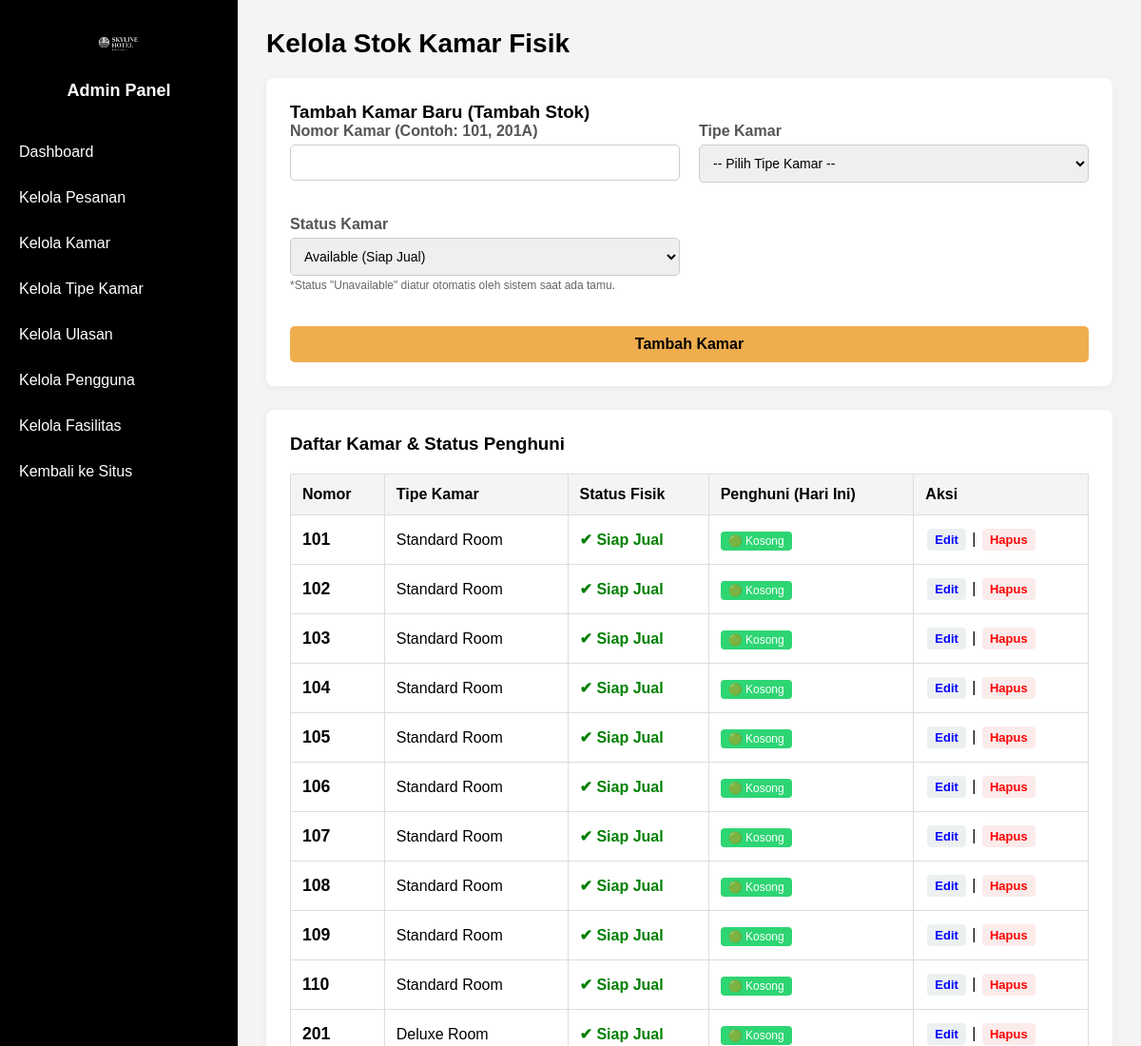
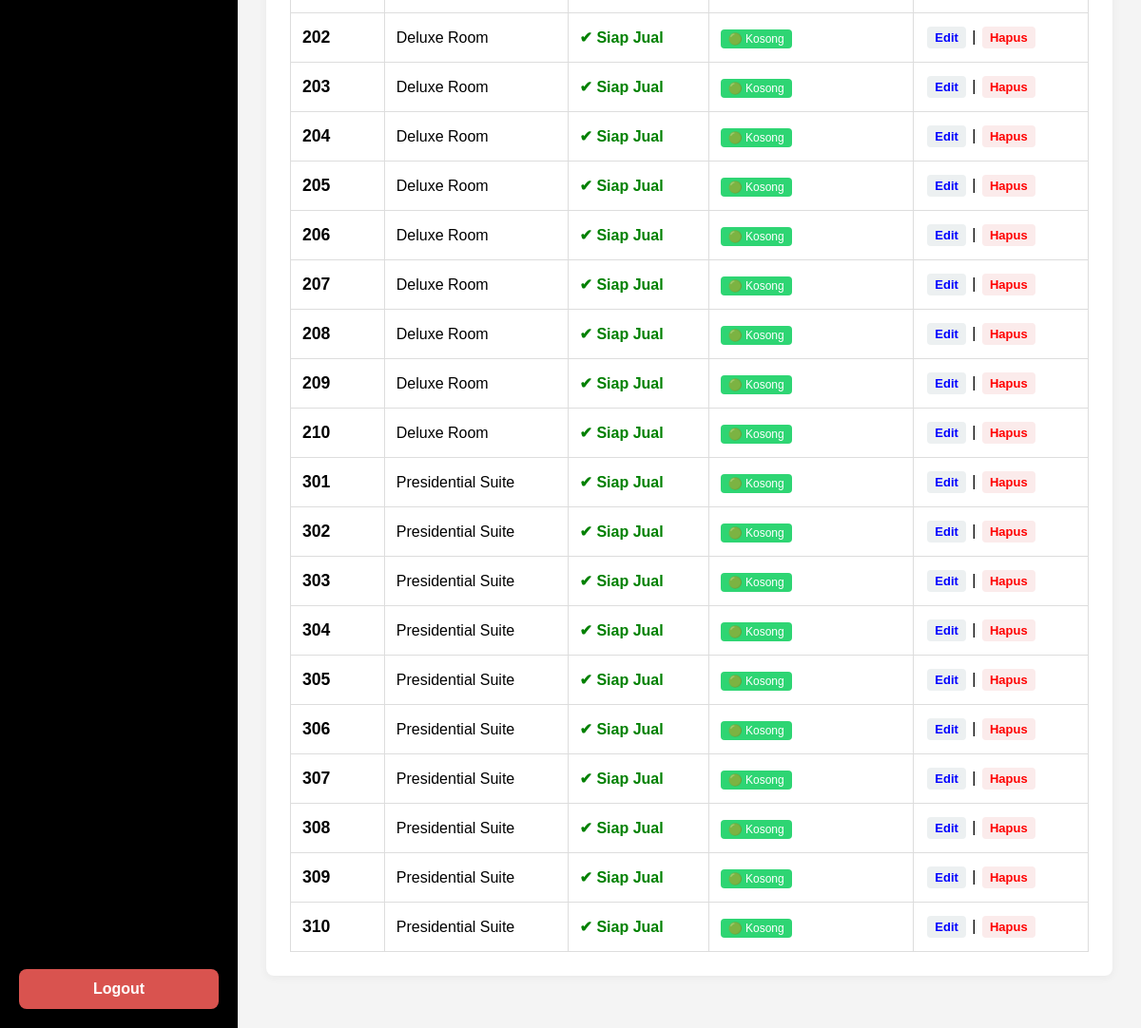
The app's page /admin/manage_rooms.php (signed in) with its own data (2 pictures, top to bottom).
### tables this page shows
CREATE TABLE `rooms` (
  `room_id` int(11) NOT NULL,
  `room_type_id` int(11) NOT NULL,
  `nomor_kamar` varchar(10) NOT NULL,
  `status` enum('Available','Unavailable','Maintenance') NOT NULL DEFAULT 'Available'
);

CREATE TABLE `room_types` (
  `room_type_id` int(11) NOT NULL,
  `nama_tipe` varchar(100) NOT NULL,
  `harga_weekdays` decimal(10,2) NOT NULL,
  `harga_weekend` decimal(10,2) NOT NULL,
  `deskripsi_tipe` text DEFAULT NULL,
  `foto_utama` varchar(255) DEFAULT NULL
);

### admin/manage_rooms.php (the view, shortened to what this page needs)
<?php
include '../includes/admin_header.php';
$edit_room = null;
try {
    $today = date('Y-m-d');
    $sql_rooms = "SELECT rooms.*, room_types.nama_tipe,
                  (
                    SELECT COUNT(*) FROM bookings b
                    WHERE b.room_id = rooms.room_id
                    AND b.status_booking IN ('Confirmed', 'Paid')
                    AND '$today' >= b.tanggal_check_in
                    AND '$today' < b.tanggal_check_out
                  ) as sedang_diinap
                  FROM rooms
                  JOIN room_types ON rooms.room_type_id = room_types.room_type_id
                  ORDER BY rooms.nomor_kamar ASC";
    $all_rooms_result = $mysqli->query($sql_rooms);
    $all_rooms = $all_rooms_result->fetch_all(MYSQLI_ASSOC);
} catch (Exception $e) {
    $message = "Error database: " . $e->getMessage();
    $message_type = 'error';
}
?>
<div class="content-header">
    <h1>Kelola Stok Kamar Fisik</h1>
</div>
<div class="admin-card">
    <h3><?php echo $edit_room ? 'Edit Kamar' : 'Tambah Kamar Baru (Tambah Stok)'; ?></h3>
    <form action="manage_rooms.php" method="POST" class="admin-form">
        <div class="form-group">
            <label for="nomor_kamar">Nomor Kamar (Contoh: 101, 201A)</label>
            <input type="text" id="nomor_kamar" name="nomor_kamar" value="<?php echo htmlspecialchars($edit_room['nomor_kamar'] ?? ''); ?>" required>
        </div>
        <div class="form-group">
            <label for="room_type_id">Tipe Kamar</label>
            <select id="room_type_id" name="room_type_id" required>
                <option value="">-- Pilih Tipe Kamar --</option>
            </select>
        </div>
        <div class="form-group">
            <label for="status">Status Kamar</label>
            <select id="status" name="status" required>
                <option value="Available" <?php echo (isset($edit_room) && $edit_room['status'] == 'Available') ? 'selected' : ''; ?>>Available (Siap Jual)</option>
            </select>
            <small style="color: #666; font-size: 12px;">*Status "Unavailable" diatur otomatis oleh sistem saat ada tamu.</small>
        </div>
        <div class="form-group"></div>
        <button type="submit" class="btn-admin"><?php echo $edit_room ? 'Update Data' : 'Tambah Kamar'; ?></button>
    </form>
</div>
<div class="admin-card">
    <h3>Daftar Kamar & Status Penghuni</h3>
    <div style="overflow-x: auto;">
        <table class="admin-table">
            <thead>
                <tr>
                    <th>Nomor</th>
                    <th>Tipe Kamar</th>
                    <th>Status Fisik</th>
                    <th>Penghuni (Hari Ini)</th> <th>Aksi</th>
                </tr>
            </thead>
            <tbody>
                <?php foreach ($all_rooms as $room): ?>
                <tr>
                    <td style="font-weight:bold; font-size:1.1rem;"><?php echo htmlspecialchars($room['nomor_kamar']); ?></td>
                    <td><?php echo htmlspecialchars($room['nama_tipe']); ?></td>
                    <td>
                        <?php if($room['status'] == 'Available'): ?>
                             <span style="color:green; font-weight:bold;">✔ Siap Jual</span>
                        <?php elseif($room['status'] == 'Unavailable'): ?>
                             <span style="color:orange; font-weight:bold;">⚠ Sedang Dipakai</span>
                        <?php else: ?>
                             <span style="color:red; font-weight:bold;">🛠 Perbaikan</span>
                        <?php endif; ?>
                    </td>
                    <td>
                        <?php
                            if ($room['status'] == 'Under Maintenance') {
                                echo '<span style="background:#ccc; color:#333; padding:3px 8px; border-radius:4px; font-size:12px;">Non-Aktif</span>';
                            } elseif ($room['sedang_diinap'] > 0) {
                                echo '<span style="background:#ff4757; color:white; padding:3px 8px; border-radius:4px; font-size:12px;">⛔ Ada Tamu</span>';
                            } else {
                                echo '<span style="background:#2ed573; color:white; padding:3px 8px; border-radius:4px; font-size:12px;">🟢 Kosong</span>';
                            }
                        ?>
                    </td>
                    <td class="action-links">
                        <a href="manage_rooms.php?action=edit&id=<?php echo $room['room_id']; ?>" class="edit-link" style="color:blue;">Edit</a>
                        |
                        <a href="manage_rooms.php?action=delete&id=<?php echo $room['room_id']; ?>" class="delete-link"
                           style="color:red;"
                           onclick="return confirm('Yakin ingin menghapus kamar <?php echo htmlspecialchars($room['nomor_kamar']); ?>?');">Hapus</a>
                    </td>
                </tr>
                <?php endforeach; ?>
            </tbody>
        </table>
    </div>
</div>
<?php
include '../includes/admin_footer.php';
?>

### assets/css/admin_style.css (style rules this page uses)
:root { --primary-color: #f0ad4e; --sidebar-bg: #000000; --sidebar-hover: #000000; --sidebar-text: #fff; --link-edit: #3498db; --link-delete: #d9534f; --link-rating: #f0ad4e; --bg-light: #f4f4f4; --bg-white: #ffffff; --text-dark: #000; --text-muted: #555; --border-color: #ddd; }
body, html, h1, h2, h3, p, ul, table { margin: 0; padding: 0; font-family: Arial, sans-serif; box-sizing: border-box; }
body.admin-page { background-color: #f4f4f4; }
.content-header { margin-bottom: 20px; }
.content-header h1 { font-size: 28px; color: var(--text-dark); }
.admin-card { background-color: var(--bg-white); border-radius: 8px; box-shadow: 0 2px 10px rgba(0,0,0,0.05); padding: 25px; margin-bottom: 25px; }
.admin-table { width: 100%; border-collapse: collapse; margin-top: 20px; }
.admin-table th, .admin-table td { border: 1px solid var(--border-color); padding: 12px; text-align: left; vertical-align: middle; }
.admin-table th { background-color: var(--bg-light); }
.admin-table .action-links a { margin: 2px; font-weight: bold; text-decoration: none; display: inline-block; padding: 4px 8px; border-radius: 4px; font-size: 13px; }
.action-links .edit-link { color: var(--link-edit); background: #ecf0f1; }
.action-links .delete-link { color: var(--link-delete); background: #fbebeb; }
.admin-form { display: grid; grid-template-columns: 1fr 1fr; gap: 20px; }
.admin-form .form-group { margin-bottom: 15px; }
.admin-form label { display: block; margin-bottom: 5px; font-weight: bold; color: var(--text-muted); }
.admin-form input[type="text"], .admin-form input[type="number"], .admin-form input[type="file"], .admin-form textarea, .admin-form select { width: 100%; padding: 10px; border: 1px solid #ccc; border-radius: 5px; font-size: 14px; box-sizing: border-box; }
.btn-admin { padding: 10px 15px; background-color: var(--primary-color); color: var(--text-dark); border: none; border-radius: 5px; cursor: pointer; font-size: 16px; font-weight: bold; grid-column: 1 / -1; }

### records on screen
rooms: nomor_kamar "101", room_type.nama_tipe "Standard Room", status "✔ Siap Jual"
rooms: nomor_kamar "102", room_type.nama_tipe "Standard Room", status "✔ Siap Jual"
rooms: nomor_kamar "103", room_type.nama_tipe "Standard Room", status "✔ Siap Jual"
rooms: nomor_kamar "104", room_type.nama_tipe "Standard Room", status "✔ Siap Jual"
rooms: nomor_kamar "105", room_type.nama_tipe "Standard Room", status "✔ Siap Jual"
rooms: nomor_kamar "106", room_type.nama_tipe "Standard Room", status "✔ Siap Jual"
rooms: nomor_kamar "107", room_type.nama_tipe "Standard Room", status "✔ Siap Jual"
rooms: nomor_kamar "108", room_type.nama_tipe "Standard Room", status "✔ Siap Jual"
rooms: nomor_kamar "109", room_type.nama_tipe "Standard Room", status "✔ Siap Jual"
rooms: nomor_kamar "110", room_type.nama_tipe "Standard Room", status "✔ Siap Jual"
rooms: nomor_kamar "201", room_type.nama_tipe "Deluxe Room", status "✔ Siap Jual"
rooms: nomor_kamar "202", room_type.nama_tipe "Deluxe Room", status "✔ Siap Jual"
rooms: nomor_kamar "203", room_type.nama_tipe "Deluxe Room", status "✔ Siap Jual"
rooms: nomor_kamar "204", room_type.nama_tipe "Deluxe Room", status "✔ Siap Jual"
rooms: nomor_kamar "205", room_type.nama_tipe "Deluxe Room", status "✔ Siap Jual"
rooms: nomor_kamar "206", room_type.nama_tipe "Deluxe Room", status "✔ Siap Jual"
rooms: nomor_kamar "207", room_type.nama_tipe "Deluxe Room", status "✔ Siap Jual"
rooms: nomor_kamar "208", room_type.nama_tipe "Deluxe Room", status "✔ Siap Jual"
rooms: nomor_kamar "209", room_type.nama_tipe "Deluxe Room", status "✔ Siap Jual"
rooms: nomor_kamar "210", room_type.nama_tipe "Deluxe Room", status "✔ Siap Jual"
rooms: nomor_kamar "301", room_type.nama_tipe "Presidential Suite", status "✔ Siap Jual"
rooms: nomor_kamar "302", room_type.nama_tipe "Presidential Suite", status "✔ Siap Jual"
rooms: nomor_kamar "303", room_type.nama_tipe "Presidential Suite", status "✔ Siap Jual"
rooms: nomor_kamar "304", room_type.nama_tipe "Presidential Suite", status "✔ Siap Jual"
rooms: nomor_kamar "305", room_type.nama_tipe "Presidential Suite", status "✔ Siap Jual"
rooms: nomor_kamar "306", room_type.nama_tipe "Presidential Suite", status "✔ Siap Jual"
rooms: nomor_kamar "307", room_type.nama_tipe "Presidential Suite", status "✔ Siap Jual"
rooms: nomor_kamar "308", room_type.nama_tipe "Presidential Suite", status "✔ Siap Jual"
rooms: nomor_kamar "309", room_type.nama_tipe "Presidential Suite", status "✔ Siap Jual"
rooms: nomor_kamar "310", room_type.nama_tipe "Presidential Suite", status "✔ Siap Jual"
